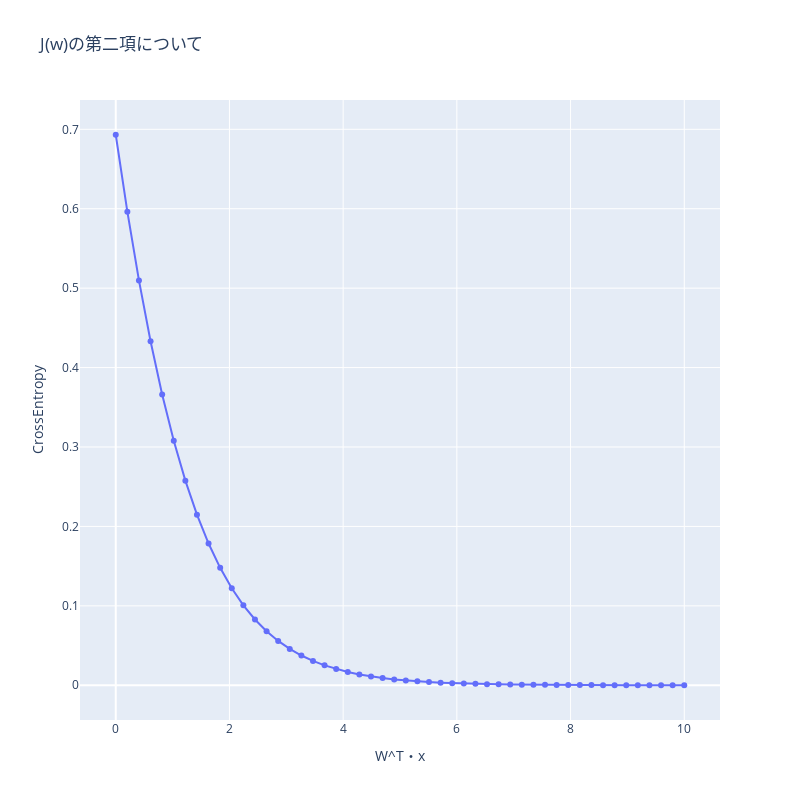

Notebook code cell kept with this figure:
### Markdown cell above
最終行の項を$J(\boldsymbol{w})$と置くことにします。  

$$
\begin{align*} J(\boldsymbol{w}) := -\sum_{n=1}^N \{ y^{(n)}\log p^{(n)} + (1-y^{(n)})\log (1 – p^{(n)}) \} \end{align*}
$$

:::{margin}  
この$J(\boldsymbol{w})$は負の対数尤度関数であり、交差エントロピー誤差関数（Cross-entropy error function）と呼ばれます。  
:::

またこの$J(\boldsymbol{w})$のような、モデルのパラメータを訓練するために値を小さくしたい関数を損失関数（Loss Function）、または目的関数（Objective Function）と呼びます。

### Code cell
x = np.linspace(0,10, 50)
sample_df = pd.DataFrame({"W^T・x":x, 
                          "CrossEntropy": np.log(1 + np.exp(-x)),
                         })

likelihood_fig = px.line(data_frame=sample_df, 
                               x="W^T・x",y="CrossEntropy", 
                               width=800, height=800, 
                               markers=True,
                               title="J(w)の第二項について"
                              )
likelihood_fig.show()

### Figure 1 — Plotly figure (JSON) as saved in the notebook; plotly's stock layout.template omitted (floating-point values rounded to 4 significant figures)
{"data": [{"hovertemplate": "W^T・x=%{x}<br>CrossEntropy=%{y}<extra></extra>", "legendgroup": "", "line": {"color": "#636efa", "dash": "solid"}, "marker": {"symbol": "circle"}, "mode": "markers+lines", "name": "", "orientation": "v", "showlegend": false, "type": "scatter", "x": [0, 0.2041, 0.4082, 0.6122, 0.8163, 1.02, 1.224, 1.429, 1.633, 1.837, 2.041, 2.245, 2.449, 2.653, 2.857, 3.061, 3.265, 3.469, 3.673, 3.878, 4.082, 4.286, 4.49, 4.694, 4.898, 5.102, 5.306, 5.51, 5.714, 5.918, 6.122, 6.327, 6.531, 6.735, 6.939, 7.143, 7.347, 7.551, 7.755, 7.959, 8.163, 8.367, 8.571, 8.776, 8.98, 9.184, 9.388, 9.592, 9.796, 10], "xaxis": "x", "y": [0.6931, 0.5963, 0.5097, 0.4332, 0.3661, 0.3078, 0.2577, 0.2148, 0.1785, 0.1478, 0.1221, 0.1007, 0.08285, 0.06807, 0.05584, 0.04577, 0.03747, 0.03066, 0.02507, 0.02049, 0.01674, 0.01367, 0.01116, 0.00911, 0.007434, 0.006066, 0.004949, 0.004037, 0.003293, 0.002686, 0.002191, 0.001787, 0.001457, 0.001188, 0.000969, 0.0007902, 0.0006444, 0.0005254, 0.0004285, 0.0003494, 0.0002849, 0.0002323, 0.0001894, 0.0001545, 0.0001259, 0.0001027, 8.374e-05, 6.828e-05, 5.568e-05, 4.54e-05], "yaxis": "y"}], "layout": {"height": 800, "legend": {"tracegroupgap": 0}, "title": {"text": "J(w)の第二項について"}, "width": 800, "xaxis": {"anchor": "y", "domain": [0, 1], "title": {"text": "W^T・x"}}, "yaxis": {"anchor": "x", "domain": [0, 1], "title": {"text": "CrossEntropy"}}}}
